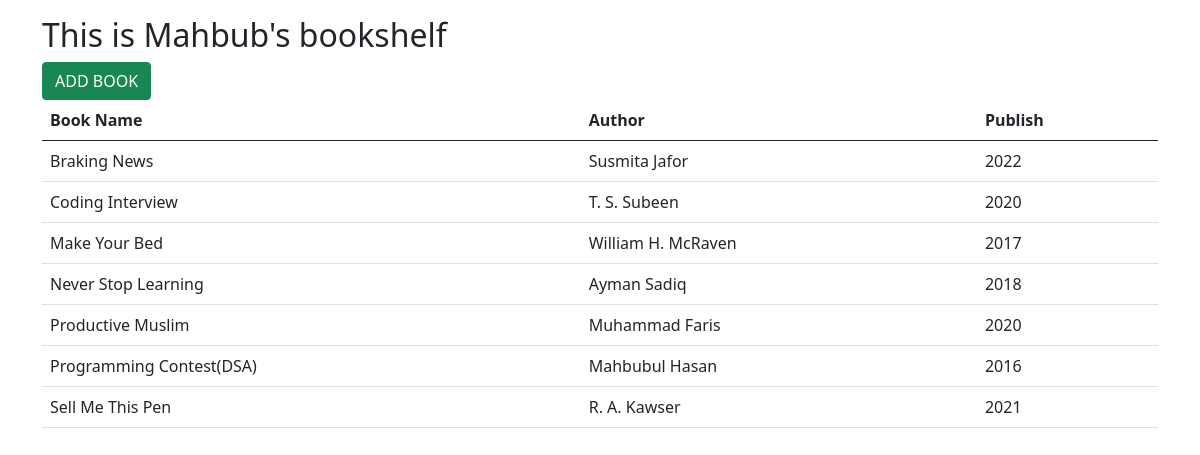
Before: / with the older database file.
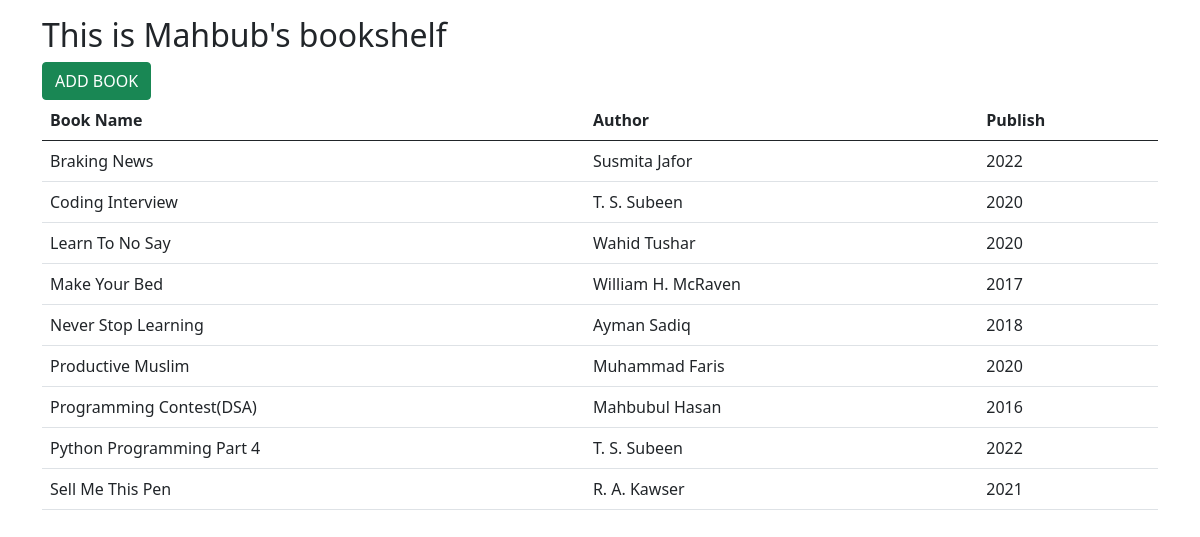
After: the same page with the newer database file.
### MyApp/models.py (models this page shows, shortened)
class Book(models.Model):
    book_name = models.CharField(max_length=100)
    author_name = models.CharField(max_length=100)
    publish_year = models.IntegerField()

### MyApp/views.py (the view)
# urls.py: path('', views.index, name='index'),
def index(request):
    books = Book.objects.order_by('book_name')
    data = {'books': books}
    return render(request, 'MyApp/index.html', context=data)

### templates/myapp/index.html (shortened to what this page needs)
<!DOCTYPE html>
<html lang="en">
<head>
    <link href="https://cdn.jsdelivr.net/npm/bootstrap@5.0.2/dist/css/bootstrap.min.css" rel="stylesheet">
</head>
<body class="container mt-3">
    <h2>This is Mahbub's bookshelf</h2>
    <button type="button" class="btn btn-success"><a class="text-decoration-none text-white" href="{% url 'demo:form' %}">ADD BOOK</a></button>
    <table class="table">
        <thead>
            <tr>
                <th scope="col">Book Name</th>
                <th scope="col">Author</th>
                <th scope="col">Publish</th>
            </tr>
        </thead>
        {% for book in books %}
        <tr>
            <td scope="row">{{ book.book_name }}</td>
            <td scope="row">{{ book.author_name }}</td>
            <td scope="row">{{ book.publish_year }}</td>
        </tr>
        {% endfor %}
    </table>
</body>
</html>

Changed rows visible on the page:
added Book: book_name "Learn To No Say", author_name "Wahid Tushar", publish_year "2020"
added Book: book_name "Python Programming Part 4", author_name "T. S. Subeen", publish_year "2022"
